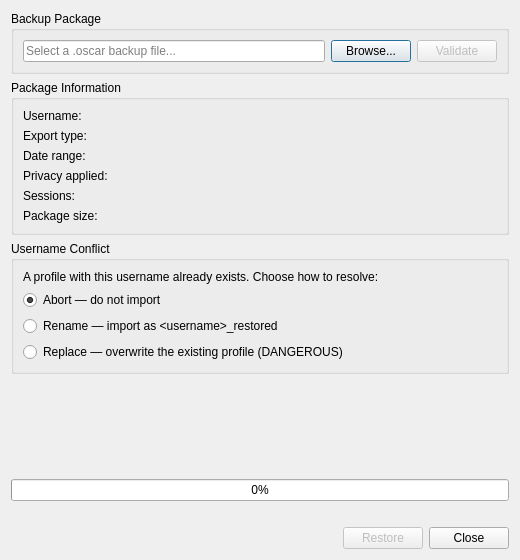
<?xml version="1.0" encoding="UTF-8"?>
<ui version="4.0">
 <class>RestoreDialog</class>
 <widget class="QDialog" name="RestoreDialog">
  <property name="geometry">
   <rect>
    <x>0</x>
    <y>0</y>
    <width>520</width>
    <height>560</height>
   </rect>
  </property>
  <property name="windowTitle">
   <string>Restore Profile</string>
  </property>
  <layout class="QVBoxLayout" name="mainLayout">
   <!-- Package file selection row -->
   <item>
    <widget class="QGroupBox" name="fileGroup">
     <property name="title">
      <string>Backup Package</string>
     </property>
     <layout class="QHBoxLayout" name="fileLayout">
      <item>
       <widget class="QLineEdit" name="packagePathEdit">
        <property name="placeholderText">
         <string>Select a .oscar backup file...</string>
        </property>
        <property name="readOnly">
         <bool>true</bool>
        </property>
       </widget>
      </item>
      <item>
       <widget class="QPushButton" name="browseButton">
        <property name="text">
         <string>Browse...</string>
        </property>
       </widget>
      </item>
      <item>
       <widget class="QPushButton" name="validateButton">
        <property name="text">
         <string>Validate</string>
        </property>
        <property name="enabled">
         <bool>false</bool>
        </property>
       </widget>
      </item>
     </layout>
    </widget>
   </item>
   <!-- Package info group (hidden until validated) -->
   <item>
    <widget class="QGroupBox" name="infoGroup">
     <property name="title">
      <string>Package Information</string>
     </property>
     <property name="visible">
      <bool>false</bool>
     </property>
     <layout class="QFormLayout" name="infoLayout">
      <item row="0" column="0">
       <widget class="QLabel" name="infoUsernameCaption">
        <property name="text">
         <string>Username:</string>
        </property>
       </widget>
      </item>
      <item row="0" column="1">
       <widget class="QLabel" name="infoUsernameLabel">
        <property name="text">
         <string/>
        </property>
       </widget>
      </item>
      <item row="1" column="0">
       <widget class="QLabel" name="infoTypeCaption">
        <property name="text">
         <string>Export type:</string>
        </property>
       </widget>
      </item>
      <item row="1" column="1">
       <widget class="QLabel" name="infoTypeLabel">
        <property name="text">
         <string/>
        </property>
       </widget>
      </item>
      <item row="2" column="0">
       <widget class="QLabel" name="infoDateRangeCaption">
        <property name="text">
         <string>Date range:</string>
        </property>
       </widget>
      </item>
      <item row="2" column="1">
       <widget class="QLabel" name="infoDateRangeLabel">
        <property name="text">
         <string/>
        </property>
       </widget>
      </item>
      <item row="3" column="0">
       <widget class="QLabel" name="infoPrivacyCaption">
        <property name="text">
         <string>Privacy applied:</string>
        </property>
       </widget>
      </item>
      <item row="3" column="1">
       <widget class="QLabel" name="infoPrivacyLabel">
        <property name="text">
         <string/>
        </property>
       </widget>
      </item>
      <item row="4" column="0">
       <widget class="QLabel" name="infoSessionsCaption">
        <property name="text">
         <string>Sessions:</string>
        </property>
       </widget>
      </item>
      <item row="4" column="1">
       <widget class="QLabel" name="infoSessionsLabel">
        <property name="text">
         <string/>
        </property>
       </widget>
      </item>
      <item row="5" column="0">
       <widget class="QLabel" name="infoSizeCaption">
        <property name="text">
         <string>Package size:</string>
        </property>
       </widget>
      </item>
      <item row="5" column="1">
       <widget class="QLabel" name="infoSizeLabel">
        <property name="text">
         <string/>
        </property>
       </widget>
      </item>
     </layout>
    </widget>
   </item>
   <!-- Conflict resolution group (hidden unless conflict detected) -->
   <item>
    <widget class="QGroupBox" name="conflictGroup">
     <property name="title">
      <string>Username Conflict</string>
     </property>
     <property name="visible">
      <bool>false</bool>
     </property>
     <layout class="QVBoxLayout" name="conflictLayout">
      <item>
       <widget class="QLabel" name="conflictLabel">
        <property name="text">
         <string>A profile with this username already exists. Choose how to resolve:</string>
        </property>
        <property name="wordWrap">
         <bool>true</bool>
        </property>
       </widget>
      </item>
      <item>
       <widget class="QRadioButton" name="abortRadio">
        <property name="text">
         <string>Abort — do not import</string>
        </property>
        <property name="checked">
         <bool>true</bool>
        </property>
       </widget>
      </item>
      <item>
       <widget class="QRadioButton" name="renameRadio">
        <property name="text">
         <string>Rename — import as &lt;username&gt;_restored</string>
        </property>
       </widget>
      </item>
      <item>
       <widget class="QRadioButton" name="replaceRadio">
        <property name="text">
         <string>Replace — overwrite the existing profile (DANGEROUS)</string>
        </property>
       </widget>
      </item>
     </layout>
    </widget>
   </item>
   <!-- Vertical spacer -->
   <item>
    <spacer name="verticalSpacer">
     <property name="orientation">
      <enum>Qt::Orientation::Vertical</enum>
     </property>
     <property name="sizeHint" stdset="0">
      <size>
       <width>20</width>
       <height>10</height>
      </size>
     </property>
    </spacer>
   </item>
   <!-- Progress bar -->
   <item>
    <widget class="QProgressBar" name="progressBar">
     <property name="value">
      <number>0</number>
     </property>
    </widget>
   </item>
   <!-- Status label -->
   <item>
    <widget class="QLabel" name="statusLabel">
     <property name="text">
      <string/>
     </property>
    </widget>
   </item>
   <!-- Button row -->
   <item>
    <layout class="QHBoxLayout" name="buttonLayout">
     <item>
      <spacer name="buttonSpacer">
       <property name="orientation">
        <enum>Qt::Orientation::Horizontal</enum>
       </property>
       <property name="sizeHint" stdset="0">
        <size>
         <width>40</width>
         <height>20</height>
        </size>
       </property>
      </spacer>
     </item>
     <item>
      <widget class="QPushButton" name="restoreButton">
       <property name="text">
        <string>Restore</string>
       </property>
       <property name="enabled">
        <bool>false</bool>
       </property>
      </widget>
     </item>
     <item>
      <widget class="QPushButton" name="closeButton">
       <property name="text">
        <string>Close</string>
       </property>
      </widget>
     </item>
    </layout>
   </item>
  </layout>
 </widget>
 <resources/>
 <connections/>
</ui>
